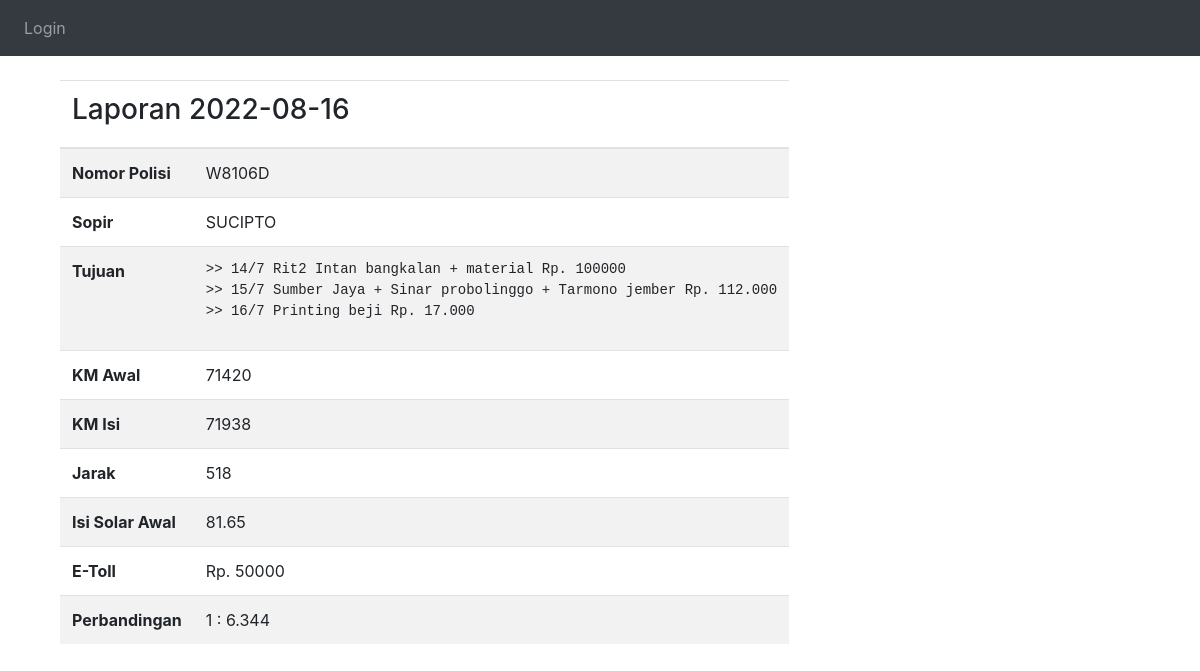
The app's page /laporan/2 with its own data.
### website/models.py (models this page shows)
class Laporan(db.Model):
    id = db.Column(db.Integer, primary_key=True)
    tanggal = db.Column(db.Date())
    nopol = db.Column(db.String(100))
    sopir = db.Column(db.String(100))
    tujuan = db.Column(db.String(500))
    km_awal = db.Column(db.Integer)
    km_isi = db.Column(db.Integer)
    solar_awal = db.Column(db.Float)
    tujuan = db.Column(db.String(500))
    e_toll = db.Column(db.Integer)
    username = db.Column(db.String(150), db.ForeignKey('user.username'))

### website/views.py (the view)
@views.route('/laporan/<int:id>')
def laporan(id):
    laporan =  Laporan.query.get_or_404(id)
    return render_template('laporan.html', user=current_user, laporan=laporan)

### website/templates/laporan.html (shortened to what this page needs)
{% extends "base.html" %} {% block title %}Detail Laporan{% endblock %}
    {% block content %}
    <article class="media content-section">
      <div class="media-body">
        <div class="article-metadata">
          <div class="col-md-4">
            <div class="content-section"><br/>
              <table class="table table-striped table-hover">
                <thead>
              <tr>
                <th colspan="2"><h3>Laporan {{ laporan.tanggal }}</h2></th>
              </tr>
            </thead>
            <tbody>
              <tr>
                <th scope="row">Nomor Polisi</th>
                <td>{{ laporan.nopol }}</td>
              </tr>
              <tr>
                <th scope="row">Sopir</th>
                <td>{{ laporan.sopir }}</td>
              </tr>
              <tr>
                <th scope="row">Tujuan</th>
                <td><pre>{{ laporan.tujuan }}</pre></td>
              </tr>
              <tr>
                <th scope="row">KM Awal</th>
                <td>{{ laporan.km_awal }}</td>
              </tr>
              <tr>
                <th scope="row">KM Isi</th>
                <td>{{ laporan.km_isi }}</td>
              </tr>
              <tr>
                <th scope="row">Jarak</th>
                <td>{{ laporan.km_isi-laporan.km_awal }}</td>
              </tr>
              <tr>
                <th scope="row">Isi Solar Awal</th>
                <td>{{ laporan.solar_awal }}</td>
              </tr>
              <tr>
                <th scope="row">E-Toll</th>
                <td>{{ 'Rp. '+ laporan.e_toll|string }}</td>
              </tr>
              <tr>
                <th scope="row">Perbandingan</th>
                <td>{% if laporan.solar_awal == 0 %}
                  {{ '0' }}
                {% else %}
                  {{ '1 : ' + '%0.3f'|format((laporan.km_isi-laporan.km_awal)/laporan.solar_awal)|float|string }}
                {% endif %}</td>
              </tr>
            </tbody>
            </table>
            </div>
        </div>
    {% endblock content %}

### records on screen
Laporan: tanggal "2022-08-16", nopol "W8106D", sopir "SUCIPTO", tujuan ">> 14/7 Rit2 Intan bangkalan + material Rp. 100000 >> 15/7 Sumber Jaya + Sinar probolinggo + Tarmono jember Rp. 112.000 >> 16/7 Printing beji Rp. 17.000", km_awal "71420", km_isi "71938", laporan.km_isi-laporan.km_awal "518", solar_awal "81.65", e_toll "Rp. 50000", km_isi+km_awal+solar_awal "1 : 6.344"
